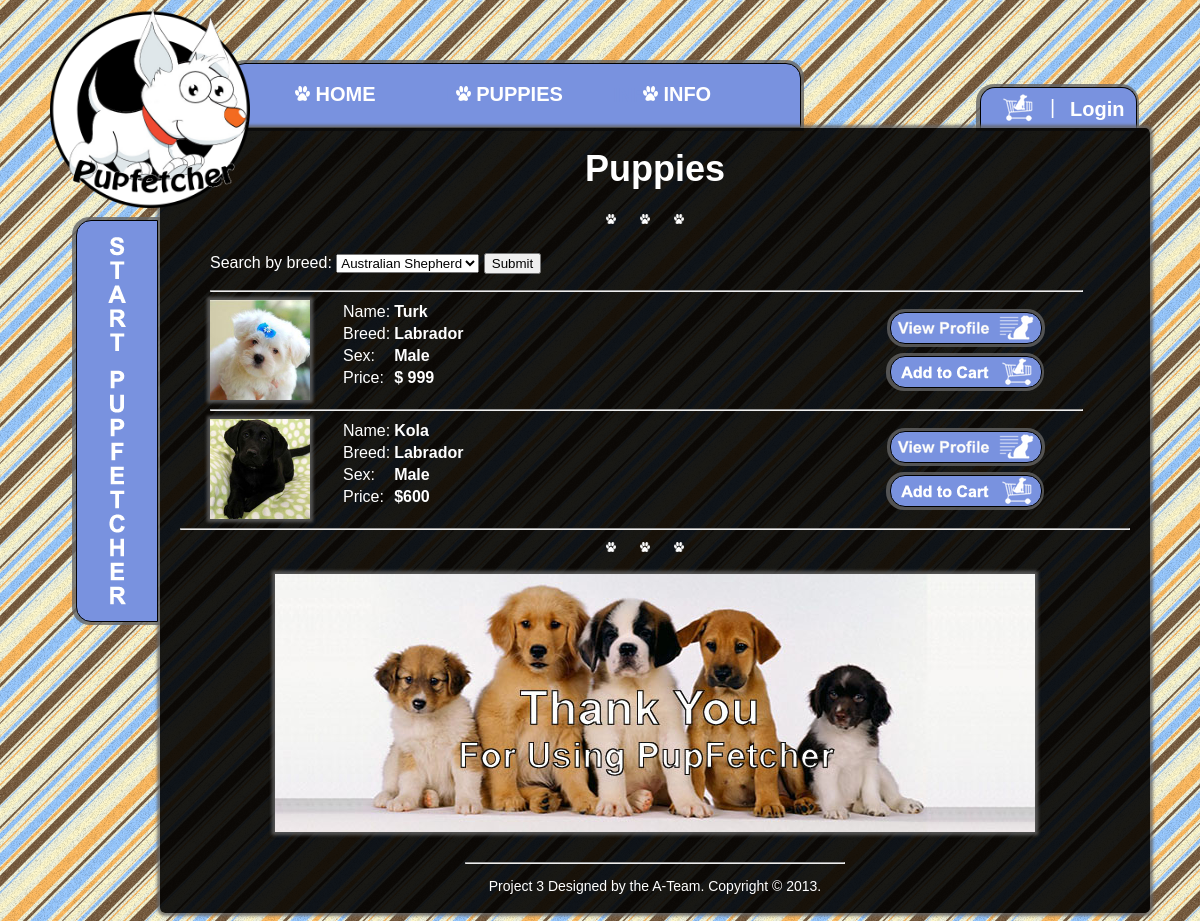
/puppies.php?breed=Labrador, run on the app's committed database.
### tables this page shows
CREATE TABLE `puppies` (
  `puppy_id` int(10) NOT NULL,
  `name` varchar(50) NOT NULL,
  `breed` varchar(100) NOT NULL,
  `sex` varchar(10) NOT NULL,
  `size` varchar(20) NOT NULL,
  `birthday` varchar(15) NOT NULL,
  `location` varchar(50) NOT NULL,
  `price` varchar(10) NOT NULL,
  `vaccination` int(1) NOT NULL,
  `img_name` varchar(100) NOT NULL
);

### puppies.php (the view, shortened to what this page needs)
</html><!DOCTYPE html PUBLIC "-//W3C//DTD XHTML 1.0 Transitional//EN" "http://www.w3.org/TR/xhtml1/DTD/xhtml1-transitional.dtd">
<html xmlns="http://www.w3.org/1999/xhtml">
  <head>
    <link rel="stylesheet" type="text/css" href="css/style.css">
    <link rel="stylesheet" type="text/css" href="css/pupInfo.css">
  </head>
  <body>
    <div class="container">
	<?php
    include("navBar.php");
    if (!isset($_SESSION['myusername']))
        {
            include("login.php");
        }
        else
        {
            include("logoutbutton.php");
        }
    ?>
        <div class="contentProfile">
          <div class="title">
            Puppies
          </div>
     <div class="paws">
     <img src="img/paw.png" name="paw" width="10" height="10" class="paw"/>
     <img src="img/paw.png" name="paw" width="10" height="10" class="paw"/>
     <img src="img/paw.png" name="paw" width="10" height="10" class="paw"/>
     </div>
     <div class="puplist">
      <?php
          $sql="SELECT breed FROM puppies ORDER BY breed ASC";
          $result=mysql_query($sql);
          while ($row=mysql_fetch_assoc($result))
          {
            $results[] = $row['breed'];
          }
          $results = array_unique($results);
      ?>
      <form action='puppies.php' method='get'>
        Search by breed: <select name='breed'>
          <?php
            foreach($results as $result)
            {
              echo '<option value="'.$result.'">'.$result.'</option>';
            }
          ?>
        </select>
        <input type='submit'>
      </form>
    <?php
      if (isset($_GET['breed']))
      {
        $q1 = "SELECT * FROM `puppies` WHERE `breed` = '" . $_GET['breed'] . "'";
      }
      else
      {
        $q1 = "SELECT * FROM `puppies`";
      }
      $blah = mysql_query($q1);
      while($puppy = mysql_fetch_assoc($blah))
      {
        $puppy_id = $puppy['puppy_id'];
        $pupName = $puppy['name'];
        $breed = $puppy['breed'];
        $sex = $puppy['sex'];
        $price = $puppy['price'];
        $img = $puppy['img_name'];
        echo "<hr>";
        echo "<div class='puppic'>";
          echo"<a href='pupInfo.php?id=" . $puppy_id . "'><img src='$img' alt='Puppy image' width='100' height='100'/></a>";
        echo "</div>";
        echo "<div class='puppy-list'>";
          echo "<table>";
            echo "<tr><td>Name:</td><td><b>$pupName</b></td></tr>";
            echo "<tr><td>Breed:</td><td><b>$breed</b></td></tr>";
            echo "<tr><td>Sex:</td><td><b>$sex</b></td></tr>";
            echo "<tr><td>Price:</td><td><b>$$price</b></td></tr>";
          echo "</table>";
        echo "</div>";
        echo "<div class='infoButtons2'>";
		      echo"<a href='pupInfo.php?id=" . $puppy_id . "'> <img src='img/profile2.png'  /></a>";
		    echo "</div>";
		    echo "<div class='infoButtons'>";
		      echo"<a href='pupCart.php?id=" . $puppy_id . "'> <img src='img/pupcart2.png' /></a>";
		    echo "</div>";
      }
    ?>
    </div>
<hr />
  <div class="paws">
  <img src="img/paw.png" name="paw" width="10" height="10" class="paw"/>
  <img src="img/paw.png" name="paw" width="10" height="10" class="paw"/>
  <img src="img/paw.png" name="paw" width="10" height="10" class="paw"/>
  </div>
     <br />
  <div class="bottomPic">
   <img src="img/puppic/gather.jpg" name="paw" />
  </div>
      <div class="footer">
      <hr/>
         <p>Project 3 Designed by the A-Team. Copyright &copy; 2013.</p>
        </div>
      </div>
    <?php
    include("sidebar.php");
    ?>
      </div>
  </body>
</html>

### css/style.css (style rules this page uses)
body { background-image: url(../img/tile2.png); background-color: #FFFFFF; background-repeat: repeat; font-family: Helvetica,Arial, sans-serif; font-weight: normal; }
.container { width: 1100px; margin: 0 auto; }
.title { font-size: 36px; text-align: center; font-weight: bold; margin-bottom: 20px; color: #FFF; }
.paws { text-align:center; }
.paw { padding-right:20px; }
table { color:rgb(255,255,255); white-space: normal; line-height: normal; font-weight: normal; font-size: medium; font-variant: normal; font-style: normal; text-align: start; }
.footer { padding-left:30%; padding-right:30%; text-align:center; margin-top:30px; font-size: 14px; color: #FFF; }
a:link { color: #FFFFFF; text-decoration: none; }
.bottomPic { margin-left:10%; margin-right:10%; -moz-box-shadow: 0 0 3px 3px rgba(100, 100, 100, 0.8); -webkit-box-shadow: 0 0 3px 3px rgba(100, 100, 100, 0.8); box-shadow: 0 0 3px 3px rgba(100, 100, 100, 0.8); }
p { color:white; maring-top:-20px; }

### css/pupInfo.css (style rules this page uses)
.contentProfile { background-image: url(../img/back_cell2.png); background-repeat: repeat; height:auto; width: 950px; margin-left:110px; margin-top:-80px; padding:20px; padding-bottom:5px; -moz-box-shadow: 0 0 3px 3px rgba(100, 100, 100, 0.8); -webkit-box-shadow: 0 0 3px 3px rgba(100, 100, 100, 0.8); box-shadow: 0 0 3px 3px rgba(100, 100, 100, 0.8); -moz-border-radius: 5px; -webkit-border-radius: 5px; -khtml-border-radius: 5px; border-radius: 5px; position:relative; z-index:1; }
.puppic { float:left; margin-right: 30px; -moz-box-shadow: 0 0 3px 3px rgba(100, 100, 100, 0.8); -webkit-box-shadow: 0 0 3px 3px rgba(100, 100, 100, 0.8); box-shadow: 0 0 3px 3px rgba(100, 100, 100, 0.8); }
.puplist { padding-top: 25px; margin-left: 30px; margin-right: 5%; margin-bottom: 18px; color: rgb(255,255,255); }
.puppy-list { margin-bottom:19px; }
.infoButtons { position:absolute; float:right; margin-left: 680px; margin-top: -53px; background-color: rgb(121,146,223); height: 30px; width: 150px; border: thin solid rgb(0,0,0); -moz-box-shadow: -1px 0 0px 3px rgba(100, 100, 100, 0.8); -webkit-box-shadow: -1px 0 0px 3px rgba(100, 100, 100, 0.8); box-shadow: -1px 0 0px 3px rgba(100, 100, 100, 0.8); -moz-border-radius: 15px 15px 15px 15px; -webkit-border-radius: 15px 15px 15px 15px; -khtml-border-radius: 15px 15px 15px 15px; border-radius: 15px 15px 15px 15px; cursor:pointer; z-index: 1; }
.infoButtons2 { position:absolute; float:right; margin-left: 680px; margin-top: -97px; background-color: rgb(121,146,223); height: 30px; width: 150px; border: thin solid rgb(0,0,0); -moz-box-shadow: 0px 0 0px 3px rgba(100, 100, 100, 0.8); -webkit-box-shadow: 0px 0 0px 3px rgba(100, 100, 100, 0.8); box-shadow: 0px 0 0px 3px rgba(100, 100, 100, 0.8); -moz-border-radius: 15px 15px 15px 15px; -webkit-border-radius: 15px 15px 15px 15px; -khtml-border-radius: 15px 15px 15px 15px; border-radius: 15px 15px 15px 15px; cursor:pointer; z-index: 1; }

### data on the page
puppies: shows a picture, name "Turk", breed "Labrador", sex "Male", price "999"
puppies: img_name (picture), name "Kola", breed "Labrador", sex "Male", price "600"

### other printed values
form field breed "Australian Shepherd"
